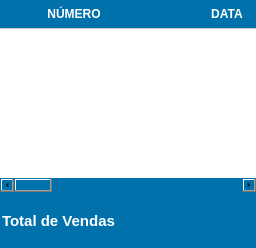
                  <widget class="QFrame" name="frame_39">
                   <property name="styleSheet">
                    <string notr="true">background-color: rgb(0, 113, 170);</string>
                   </property>
                   <property name="frameShape">
                    <enum>QFrame::NoFrame</enum>
                   </property>
                   <property name="frameShadow">
                    <enum>QFrame::Raised</enum>
                   </property>
                   <layout class="QGridLayout" name="gridLayout_18">
                    <property name="leftMargin">
                     <number>0</number>
                    </property>
                    <property name="topMargin">
                     <number>0</number>
                    </property>
                    <property name="rightMargin">
                     <number>0</number>
                    </property>
                    <property name="bottomMargin">
                     <number>0</number>
                    </property>
                    <property name="horizontalSpacing">
                     <number>0</number>
                    </property>
                    <item row="1" column="0">
                     <widget class="QFrame" name="frame_40">
                      <property name="minimumSize">
                       <size>
                        <width>0</width>
                        <height>50</height>
                       </size>
                      </property>
                      <property name="maximumSize">
                       <size>
                        <width>16777215</width>
                        <height>45</height>
                       </size>
                      </property>
                      <property name="frameShape">
                       <enum>QFrame::NoFrame</enum>
                      </property>
                      <property name="frameShadow">
                       <enum>QFrame::Raised</enum>
                      </property>
                      <layout class="QHBoxLayout" name="horizontalLayout_20">
                       <property name="spacing">
                        <number>0</number>
                       </property>
                       <property name="leftMargin">
                        <number>0</number>
                       </property>
                       <property name="topMargin">
                        <number>0</number>
                       </property>
                       <property name="rightMargin">
                        <number>0</number>
                       </property>
                       <property name="bottomMargin">
                        <number>0</number>
                       </property>
                       <item>
                        <widget class="QFrame" name="frame_41">
                         <property name="styleSheet">
                          <string notr="true">
border:none;</string>
                         </property>
                         <property name="frameShape">
                          <enum>QFrame::NoFrame</enum>
                         </property>
                         <property name="frameShadow">
                          <enum>QFrame::Raised</enum>
                         </property>
                         <widget class="QPushButton" name="Lb_TotalAtendimento">
                          <property name="geometry">
                           <rect>
                            <x>200</x>
                            <y>0</y>
                            <width>100</width>
                            <height>41</height>
                           </rect>
                          </property>
                          <property name="sizePolicy">
                           <sizepolicy hsizetype="Preferred" vsizetype="Preferred">
                            <horstretch>0</horstretch>
                            <verstretch>0</verstretch>
                           </sizepolicy>
                          </property>
                          <property name="minimumSize">
                           <size>
                            <width>0</width>
                            <height>41</height>
                           </size>
                          </property>
                          <property name="maximumSize">
                           <size>
                            <width>100</width>
                            <height>16777215</height>
                           </size>
                          </property>
                          <property name="font">
                           <font>
                            <family>MS Shell Dlg 2</family>
                            <pointsize>15</pointsize>
                            <weight>50</weight>
                            <italic>false</italic>
                            <bold>false</bold>
                           </font>
                          </property>
                          <property name="cursor">
                           <cursorShape>PointingHandCursor</cursorShape>
                          </property>
                          <property name="focusPolicy">
                           <enum>Qt::NoFocus</enum>
                          </property>
                          <property name="contextMenuPolicy">
                           <enum>Qt::ActionsContextMenu</enum>
                          </property>
                          <property name="styleSheet">
                           <string notr="true">border:none;
font: 15pt &quot;MS Shell Dlg 2&quot;;
color: rgb(255, 255, 255);</string>
                          </property>
                          <property name="text">
                           <string>0</string>
                          </property>
                          <property name="icon">
                           <iconset>
                            <normaloff>G:/Meu Drive/PROGRAMAÇÃO/PROJETOS/MEUS PROJETOS/SISTEMA SAÚDE 11.02.2023/interfaces/images.png</normaloff>G:/Meu Drive/PROGRAMAÇÃO/PROJETOS/MEUS PROJETOS/SISTEMA SAÚDE 11.02.2023/interfaces/images.png</iconset>
                          </property>
                          <property name="iconSize">
                           <size>
                            <width>75</width>
                            <height>25</height>
                           </size>
                          </property>
                         </widget>
                         <widget class="QLineEdit" name="lineEdit_2">
                          <property name="geometry">
                           <rect>
                            <x>0</x>
                            <y>0</y>
                            <width>191</width>
                            <height>41</height>
                           </rect>
                          </property>
                          <property name="sizePolicy">
                           <sizepolicy hsizetype="Preferred" vsizetype="Preferred">
                            <horstretch>0</horstretch>
                            <verstretch>0</verstretch>
                           </sizepolicy>
                          </property>
                          <property name="styleSheet">
                           <string notr="true">border:none;
font-weight: bold;
font-size: 15px;
color: rgb(255, 255, 255);</string>
                          </property>
                          <property name="text">
                           <string>Total de Vendas</string>
                          </property>
                         </widget>
                        </widget>
                       </item>
                       <item>
                        <widget class="QFrame" name="frame_42">
                         <property name="styleSheet">
                          <string notr="true"/>
                         </property>
                         <property name="frameShape">
                          <enum>QFrame::NoFrame</enum>
                         </property>
                         <property name="frameShadow">
                          <enum>QFrame::Raised</enum>
                         </property>
                        </widget>
                       </item>
                      </layout>
                     </widget>
                    </item>
                    <item row="0" column="0">
                     <widget class="QTableWidget" name="TableWidget_Relatorio">
                      <property name="sizePolicy">
                       <sizepolicy hsizetype="Preferred" vsizetype="Preferred">
                        <horstretch>0</horstretch>
                        <verstretch>0</verstretch>
                       </sizepolicy>
                      </property>
                      <property name="styleSheet">
                       <string notr="true">QHeaderView:section{
background-color: rgb(0, 113, 170);
padding: 5px 5px 5px 0px ;
font-size: 12px;
font-family: &quot;Arial&quot;;
font-weight: bold;
color: rgb(255, 255, 255);
border:none;
border-bottom: 1px solid #CCC;
}
QTableView{
background-color: rgb(255, 255, 255);
font-size: 12px;
color: rgb(113, 113, 113);

}
</string>
                      </property>
                      <property name="frameShape">
                       <enum>QFrame::NoFrame</enum>
                      </property>
                      <property name="dragDropOverwriteMode">
                       <bool>true</bool>
                      </property>
                      <property name="columnCount">
                       <number>6</number>
                      </property>
                      <attribute name="horizontalHeaderDefaultSectionSize">
                       <number>153</number>
                      </attribute>
                      <attribute name="horizontalHeaderMinimumSectionSize">
                       <number>15</number>
                      </attribute>
                      <attribute name="verticalHeaderHighlightSections">
                       <bool>true</bool>
                      </attribute>
                      <attribute name="verticalHeaderShowSortIndicator" stdset="0">
                       <bool>false</bool>
                      </attribute>
                      <attribute name="verticalHeaderStretchLastSection">
                       <bool>false</bool>
                      </attribute>
                      <column>
                       <property name="text">
                        <string>NÚMERO</string>
                       </property>
                      </column>
                      <column>
                       <property name="text">
                        <string>DATA</string>
                       </property>
                      </column>
                      <column>
                       <property name="text">
                        <string>VALOR</string>
                       </property>
                      </column>
                      <column>
                       <property name="text">
                        <string>OPERADOR</string>
                       </property>
                      </column>
                      <column>
                       <property name="text">
                        <string>TIPO DE VENDA</string>
                       </property>
                      </column>
                      <column>
                       <property name="text">
                        <string>CLIENTE</string>
                       </property>
                      </column>
                     </widget>
                    </item>
                   </layout>
                  </widget>
